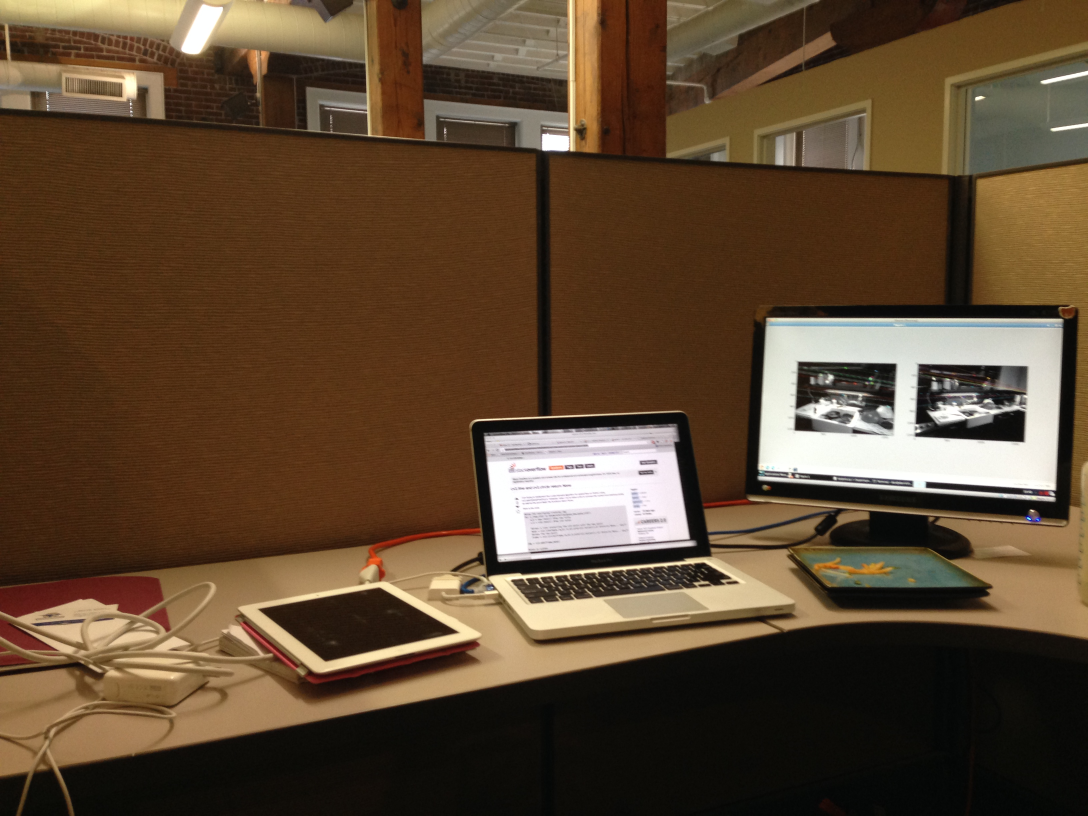
#> input picture left2.jpeg, 3264 x 2448 px (shown at 1/3 size)
$ python epipole.py   (older library calls are emulated)
#> lines starting #> are read from the running program, lines starting #| are printed output that depends on the picture
import cv2
import numpy as np

from matplotlib import pyplot as plt


def drawlines(img1,img2,lines,pts1,pts2):
    ''' img1 - image on which we draw the epilines for the points in img1
        lines - corresponding epilines '''
    pts1 = np.int32(pts1)
    pts2 = np.int32(pts2)
    r,c = img1.shape
    img1 = cv2.cvtColor(img1,cv2.COLOR_GRAY2BGR)
    img2 = cv2.cvtColor(img2,cv2.COLOR_GRAY2BGR)
    for r,pt1,pt2 in zip(lines,pts1,pts2):
        color = tuple(np.random.randint(0,255,3).tolist())
        x0,y0 = map(int, [0, -r[2]/r[1] ])
        x1,y1 = map(int, [c, -(r[2]+r[0]*c)/r[1] ])
        cv2.line(img1, (x0,y0), (x1,y1), color,1)
        cv2.circle(img1,tuple(pt1), 10, color, -1)
        cv2.circle(img2,tuple(pt2),10,color,-1)
    return img1,img2


img1 = cv2.imread('left2.jpeg',0)   # queryimage # left image
#> img1: shape (2448, 3264); min 3, max 255, mean 74.9
img2 = cv2.imread('right2.jpeg',0) #trainimage    # right image
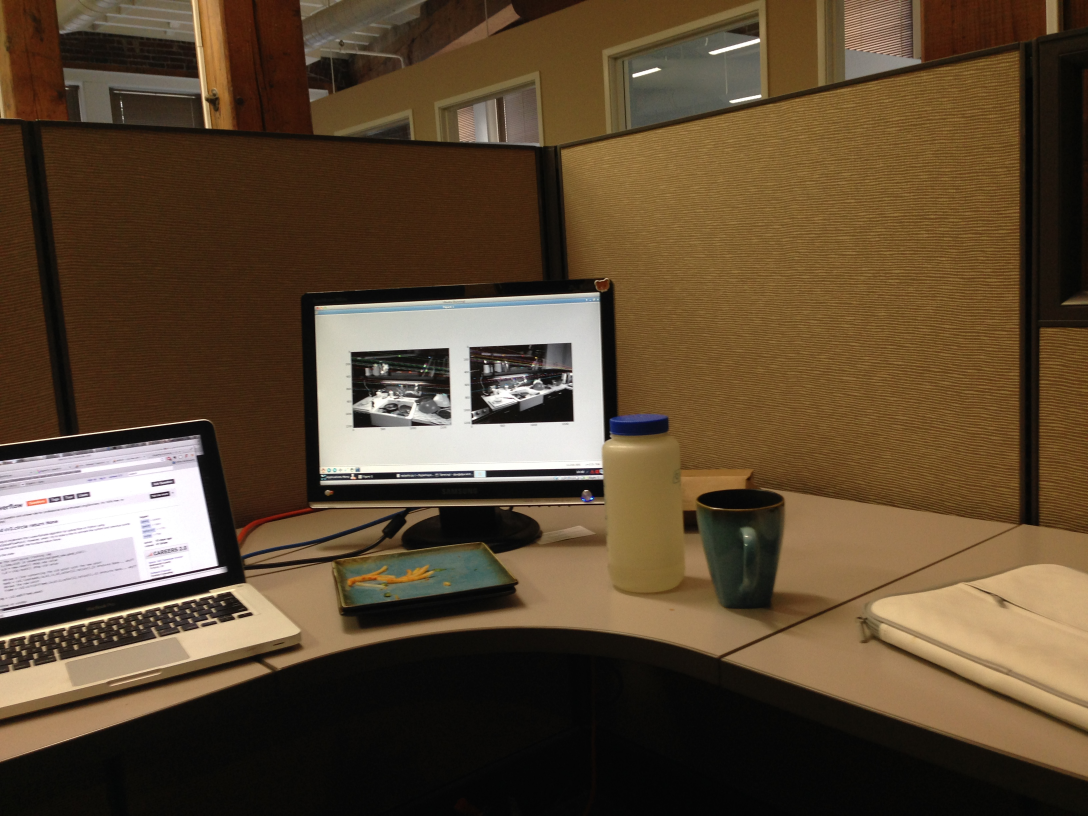
#> input picture right2.jpeg, 3264 x 2448 px (shown at 1/3 size)
#> img2: shape (2448, 3264); min 0, max 255, mean 76.8
img1 = cv2.resize(img1, (0,0), fx=0.6, fy=0.6)
#> img1: shape (1469, 1958)
img2 = cv2.resize(img2, (0,0), fx=0.6, fy=0.6)
#> img2: shape (1469, 1958)

sift = cv2.SIFT()

# find the keypoints and descriptors with SIFT
kp1, des1 = sift.detectAndCompute(img1,None)
#> kp1 = 2755 keypoints; strongest (x, y, size): (1446, 763, 20.4), (1817, 771, 38.6), (1673, 873, 8.1), (1704, 744, 25.4)
kp2, des2 = sift.detectAndCompute(img2,None)
#> kp2 = 13127 keypoints; strongest (x, y, size): (873, 651, 3), (652, 756, 21.9), (1064, 897, 2.4), (881, 852, 8.9)

# FLANN parameters
FLANN_INDEX_KDTREE = 0
index_params = dict(algorithm = FLANN_INDEX_KDTREE, trees = 5)
search_params = dict(checks=50)   # or pass empty dictionary

flann = cv2.FlannBasedMatcher(index_params,search_params)

matches = flann.knnMatch(des1,des2,k=2)
#> matches = 2755 matches

good = []
pts1 = []
pts2 = []

# ratio test as per Lowe's paper
for i,(m,n) in enumerate(matches):
    if m.distance < 0.7*n.distance:
        good.append(m)
        pts2.append(kp2[m.trainIdx].pt)
        pts1.append(kp1[m.queryIdx].pt)
#> after the loop, good = 312 matches; pts1 = 312 pairs, first value 37.39 to 1923.9, second value 5.64 to 1400.7; pts2 = 312 pairs, first value 18.73 to 1886.4, second value 6.11 to 1208.4

pts2 = np.float32(pts2)
pts1 = np.float32(pts1)
F, mask = cv2.findFundamentalMat(pts1,pts2,cv2.FM_LMEDS)
#> F = [[-2.77e-07, 1.13e-05, -0.00392], [-6.04e-06, 2.03e-07, 0.0398], [0.00308, -0.0417, 1]]; mask = 312 values, max 1 at index 12, min 0 at index 0, mean 0.795

# We select only first 15 points
pts1 = pts1[mask.ravel()==1]
#> pts1 = 248 pairs, first value 851.4 to 1923.9, second value 67.17 to 966.1
pts2 = pts2[mask.ravel()==1]
#> pts2 = 248 pairs, first value 18.73 to 1106, second value 17.83 to 1045.5

# drawing lines on left image
lines1 = cv2.computeCorrespondEpilines(pts2.reshape(-1,1,2), 2,F)
#> lines1 = 248 rows, first 8: [0.0665, -0.998, 70.56], [0.0688, -0.998, 55.3], [0.0713, -0.997, 38.46], [-0.0474, -0.999, 823.8], [-0.0789, -0.997, 1030.5], [-0.059, -0.998, 900.2], [-0.059, -0.998, 900.2], [-0.0602, -0.998, 907.9]
lines1 = lines1.reshape(-1,3)
img5,img6 = drawlines(img1,img2,lines1,pts1,pts2)
#> in drawlines, `pts1 = np.int32(pts1)`: pts1 = 248 pairs, first value 851 to 1923, second value 67 to 966
#> in drawlines, `pts2 = np.int32(pts2)`: pts2 = 248 pairs, first value 18 to 1105, second value 17 to 1045
#> the loop in drawlines, `for r,pt1,pt2 in zip(lines,pts1,pts2):` made 248 passes
#> (r, pt1, pt2, color, y0, y1) on passes 1 to 3: ([0.0665, -0.998, 70.56], [851, 127], [266, 69], (172, 47, 117), 70, 201), ([0.0688, -0.998, 55.3], [878, 116], [297, 57], (192, 67, 251), 55, 190), ([0.0713, -0.997, 38.46], [886, 102], [303, 41], (195, 103, 9), 38, 178)
#> after the loop in drawlines, `for r,pt1,pt2 in zip(lines,pts1,pts2):`:
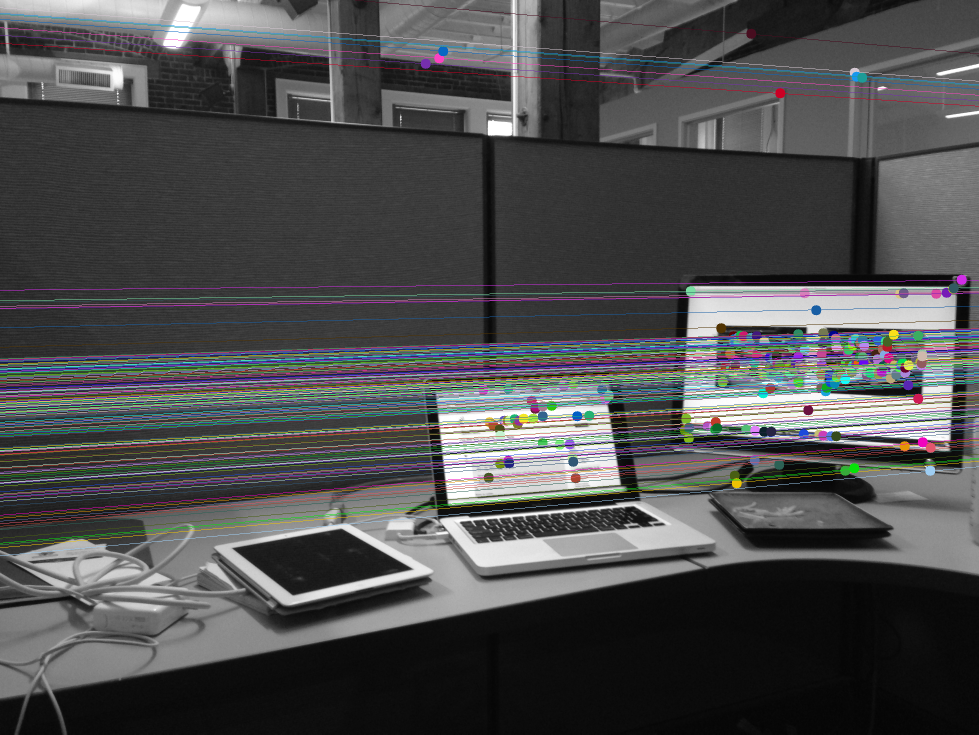
#> img1: shape (1469, 1958, 3) (shown at 1/2 size); mean B, G, R 78, 77.2, 76.9
#> after the loop in drawlines, `for r,pt1,pt2 in zip(lines,pts1,pts2):`:
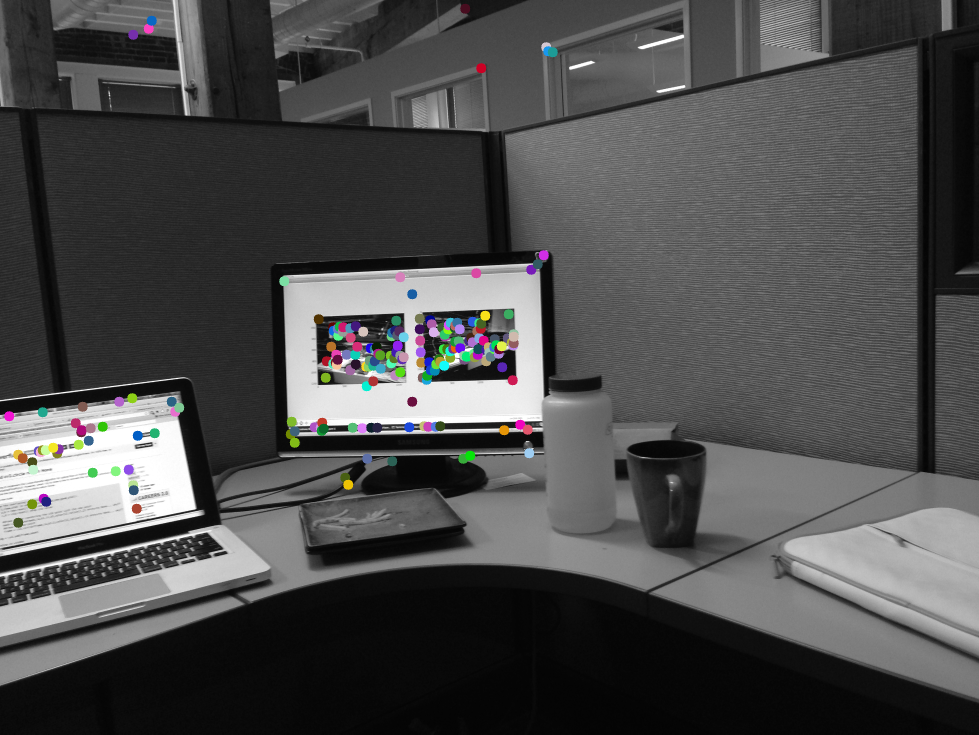
#> img2: shape (1469, 1958, 3) (shown at 1/2 size); mean B, G, R 76.6, 76.5, 76.5

# drawing lines on right image
lines2 = cv2.computeCorrespondEpilines(pts1.reshape(-1,1,2), 1,F)
#> lines2 = 248 rows, first 8: [-0.0781, 0.997, -48.96], [-0.0824, 0.997, -33.1], [-0.0872, 0.996, -15.32], [0.133, 0.991, -828.9], [0.189, 0.982, -1032.6], [0.154, 0.988, -904.9], [0.154, 0.988, -904.9], [0.156, 0.988, -912.8]
lines2 = lines2.reshape(-1,3)
img3,img4 = drawlines(img2,img1,lines2,pts2,pts1)
#> in drawlines (call 2), `pts1 = np.int32(pts1)`: pts1 has the same summary as pts2
#> in drawlines (call 2), `pts2 = np.int32(pts2)`: pts2 has the same summary as pts1
#> the loop in drawlines (call 2), `for r,pt1,pt2 in zip(lines,pts1,pts2):` made 248 passes
#> (r, pt1, pt2, color, y0, y1) on passes 1 to 3: ([-0.0781, 0.997, -48.96], [266, 69], [851, 127], (61, 188, 47), 49, 202), ([-0.0824, 0.997, -33.1], [297, 57], [878, 116], (250, 104, 128), 33, 195), ([-0.0872, 0.996, -15.32], [303, 41], [886, 102], (138, 203, 141), 15, 186)
#> after the loop in drawlines (call 2), `for r,pt1,pt2 in zip(lines,pts1,pts2):`:
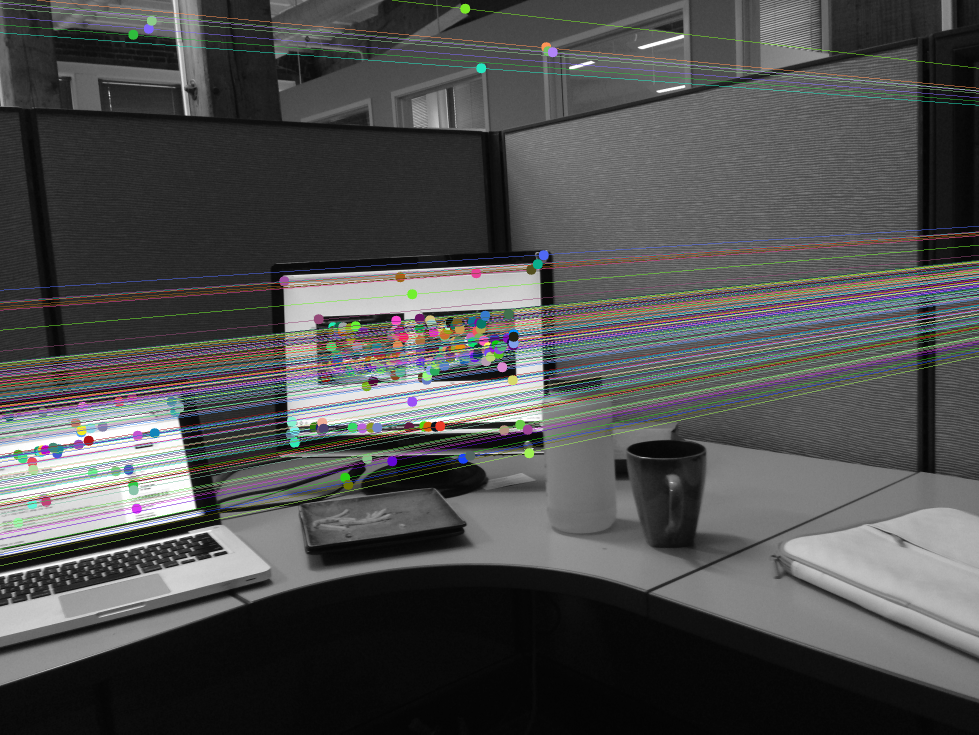
#> img1: shape (1469, 1958, 3) (shown at 1/2 size); mean B, G, R 79.1, 79.4, 78.9
#> after the loop in drawlines (call 2), `for r,pt1,pt2 in zip(lines,pts1,pts2):`:
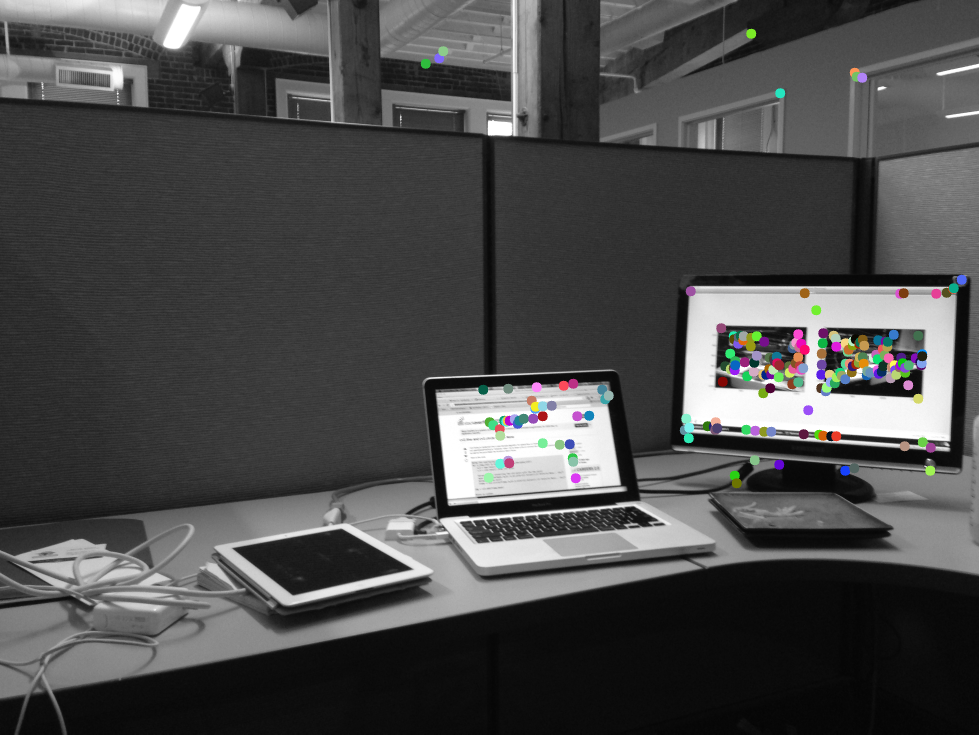
#> img2: shape (1469, 1958, 3) (shown at 1/2 size); mean B, G, R 74.6, 74.7, 74.6


plt.subplot(121),plt.imshow(img5)
plt.subplot(122),plt.imshow(img3)
plt.show()
#> figure, not shown here; B, G, R data is drawn as R, G, B
